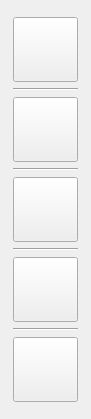
<?xml version="1.0" encoding="UTF-8"?>
<ui version="4.0">
 <class>Button</class>
 <widget class="QWidget" name="Button">
  <property name="geometry">
   <rect>
    <x>0</x>
    <y>0</y>
    <width>91</width>
    <height>419</height>
   </rect>
  </property>
  <property name="maximumSize">
   <size>
    <width>9999</width>
    <height>9999</height>
   </size>
  </property>
  <property name="windowTitle">
   <string>Form</string>
  </property>
  <layout class="QGridLayout" name="gridLayout_2">
   <item row="0" column="0">
    <layout class="QVBoxLayout" name="verticalLayout">
     <item>
      <layout class="QGridLayout" name="gridLayout">
       <item row="6" column="0">
        <widget class="QPushButton" name="admin">
         <property name="minimumSize">
          <size>
           <width>65</width>
           <height>65</height>
          </size>
         </property>
         <property name="maximumSize">
          <size>
           <width>65</width>
           <height>65</height>
          </size>
         </property>
         <property name="text">
          <string/>
         </property>
        </widget>
       </item>
       <item row="0" column="0">
        <widget class="QPushButton" name="state">
         <property name="minimumSize">
          <size>
           <width>65</width>
           <height>65</height>
          </size>
         </property>
         <property name="maximumSize">
          <size>
           <width>65</width>
           <height>65</height>
          </size>
         </property>
         <property name="text">
          <string/>
         </property>
        </widget>
       </item>
       <item row="1" column="0">
        <widget class="Line" name="line_4">
         <property name="orientation">
          <enum>Qt::Horizontal</enum>
         </property>
        </widget>
       </item>
       <item row="2" column="0">
        <widget class="QPushButton" name="magnify">
         <property name="minimumSize">
          <size>
           <width>65</width>
           <height>65</height>
          </size>
         </property>
         <property name="maximumSize">
          <size>
           <width>65</width>
           <height>65</height>
          </size>
         </property>
         <property name="text">
          <string/>
         </property>
        </widget>
       </item>
       <item row="8" column="0">
        <widget class="QPushButton" name="about">
         <property name="minimumSize">
          <size>
           <width>65</width>
           <height>65</height>
          </size>
         </property>
         <property name="maximumSize">
          <size>
           <width>65</width>
           <height>65</height>
          </size>
         </property>
         <property name="text">
          <string/>
         </property>
        </widget>
       </item>
       <item row="7" column="0">
        <widget class="Line" name="line_3">
         <property name="orientation">
          <enum>Qt::Horizontal</enum>
         </property>
        </widget>
       </item>
       <item row="4" column="0">
        <widget class="QPushButton" name="narrow">
         <property name="minimumSize">
          <size>
           <width>65</width>
           <height>65</height>
          </size>
         </property>
         <property name="maximumSize">
          <size>
           <width>65</width>
           <height>65</height>
          </size>
         </property>
         <property name="text">
          <string/>
         </property>
        </widget>
       </item>
       <item row="5" column="0">
        <widget class="Line" name="line_2">
         <property name="orientation">
          <enum>Qt::Horizontal</enum>
         </property>
        </widget>
       </item>
       <item row="3" column="0">
        <widget class="Line" name="line">
         <property name="orientation">
          <enum>Qt::Horizontal</enum>
         </property>
        </widget>
       </item>
      </layout>
     </item>
    </layout>
   </item>
  </layout>
 </widget>
 <resources/>
 <connections/>
</ui>
